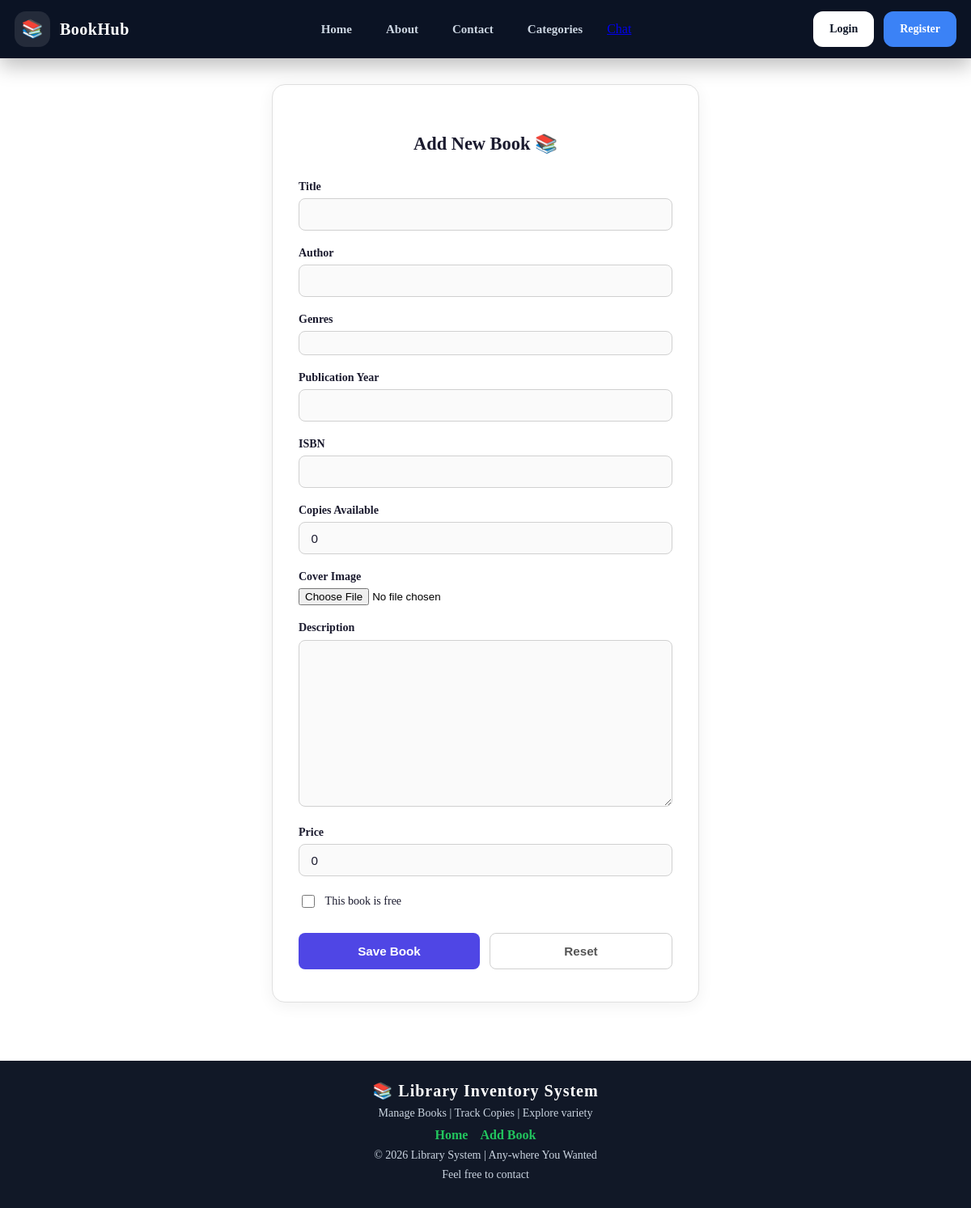
Page /create/ on the earlier database version.
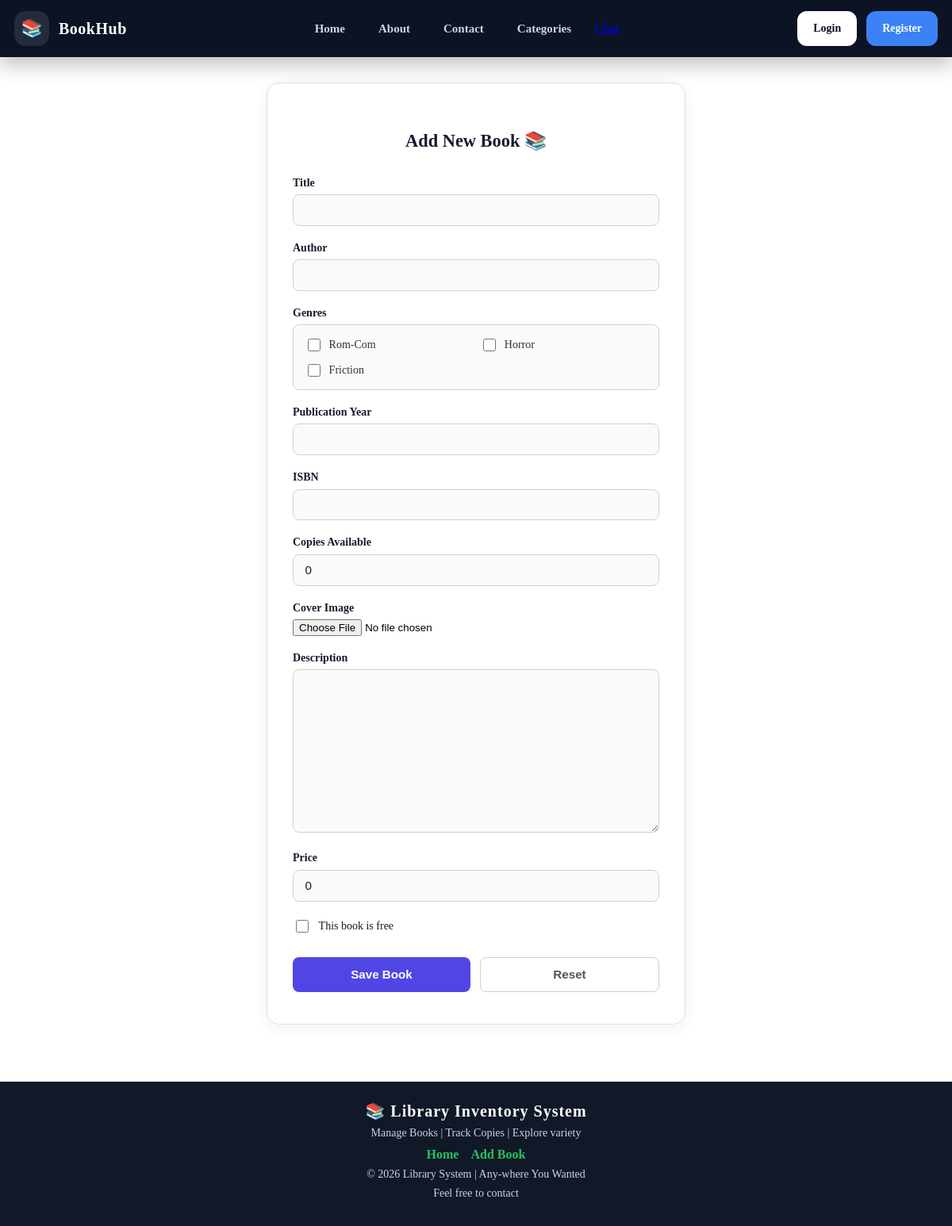
Same page on the later database version.
### book_app/models.py (models this page shows)
class Genre(models.Model):
    name = models.CharField(max_length=50, unique=True)
    def __str__(self):
        return self.name

### book_app/views.py (the view, shortened to what this page needs)
# urls.py: path('create/', create_book, name='create_book_url'),
def create_book(request):
    form = Bookform()
    return render(request, 'book/form.html', {'form': form})

### book_app/forms.py
class Bookform(forms.ModelForm):
    class Meta:
        model = Book
        fields = ['title', 'author', 'genres', 'publication_year', 'isbn',
                  'copies_available', 'cover_image', 'description', 'price', 'is_free']
        widgets = {
            'genres': forms.CheckboxSelectMultiple(),
        }

### templates/book/form.html (shortened to what this page needs)
{% extends 'base.html' %}
{% load static %}
{% block content %}
<div style="max-width:560px; margin:0 auto; padding:2rem 1rem;">
  <div style="background:#ffffff; border:1px solid #e0e0e0; border-radius:16px; padding:2.5rem 2rem; box-shadow:0 4px 20px rgba(0,0,0,0.06);">
    <h2 style="font-size:1.4rem; font-weight:700; text-align:center; color:#1a1a2e; margin-bottom:2rem;">
      {% if form.instance.pk %}Edit Book{% else %}Add New Book{% endif %} 📚
    </h2>
    <form method="POST" enctype="multipart/form-data">
      <div style="margin-bottom:1.25rem;">
        <label style="display:block; font-size:0.875rem; font-weight:600; color:#1a1a2e; margin-bottom:0.4rem;">Title</label>
        <div style="width:100%;">{{ form.title }}</div>
      </div>
      <div style="margin-bottom:1.25rem;">
        <label style="display:block; font-size:0.875rem; font-weight:600; color:#1a1a2e; margin-bottom:0.4rem;">Author</label>
        <div style="width:100%;">{{ form.author }}</div>
      </div>
      <div style="margin-bottom:1.25rem;">
        <label style="display:block; font-size:0.875rem; font-weight:600; color:#1a1a2e; margin-bottom:0.4rem;">Genres</label>
        <div style="border:1px solid #d0d0d0; border-radius:8px; padding:0.85rem; display:grid; grid-template-columns:repeat(2, 1fr); gap:0.6rem; background:#fafafa;">
          {% for checkbox in form.genres %}
            <label style="display:flex; align-items:center; gap:0.5rem; font-size:0.875rem; font-weight:500; color:#333; cursor:pointer;">
              {{ checkbox.tag }} {{ checkbox.choice_label }}
            </label>
          {% endfor %}
        </div>
      </div>
      <div style="margin-bottom:1.25rem;">
        <label style="display:block; font-size:0.875rem; font-weight:600; color:#1a1a2e; margin-bottom:0.4rem;">Publication Year</label>
        <div style="width:100%;">{{ form.publication_year }}</div>
      </div>
      <div style="margin-bottom:1.25rem;">
        <label style="display:block; font-size:0.875rem; font-weight:600; color:#1a1a2e; margin-bottom:0.4rem;">ISBN</label>
        <div style="width:100%;">{{ form.isbn }}</div>
      </div>
      <div style="margin-bottom:1.25rem;">
        <label style="display:block; font-size:0.875rem; font-weight:600; color:#1a1a2e; margin-bottom:0.4rem;">Copies Available</label>
        <div style="width:100%;">{{ form.copies_available }}</div>
      </div>
      <div style="margin-bottom:1.25rem;">
        <label style="display:block; font-size:0.875rem; font-weight:600; color:#1a1a2e; margin-bottom:0.4rem;">Cover Image</label>
        {{ form.cover_image }}
      </div>
      <div style="margin-bottom:1.25rem;">
        <label style="display:block; font-size:0.875rem; font-weight:600; color:#1a1a2e; margin-bottom:0.4rem;">Description</label>
        <div style="width:100%;">{{ form.description }}</div>
      </div>
      <div style="margin-bottom:1.25rem;">
        <label style="display:block; font-size:0.875rem; font-weight:600; color:#1a1a2e; margin-bottom:0.4rem;">Price</label>
        <div style="width:100%;">{{ form.price }}</div>
      </div>
      <div style="display:flex; align-items:center; gap:0.6rem; margin-bottom:1.5rem;">
        {{ form.is_free }}
        <label style="font-size:0.875rem; font-weight:500; color:#1a1a2e;">This book is free</label>
      </div>
      <div style="display:flex; gap:0.75rem; margin-top:1.75rem;">
        <button type="submit" style="flex:1; padding:0.8rem; background:#4f46e5; color:#fff; border:none; border-radius:8px; font-size:0.95rem; font-weight:600; cursor:pointer;">
          Save Book
        </button>
        <button type="reset" style="flex:1; padding:0.8rem; background:#fff; color:#555; border:1px solid #d0d0d0; border-radius:8px; font-size:0.95rem; font-weight:600; cursor:pointer;">
          Reset
        </button>
      </div>
    </form>
  </div>
</div>
{% endblock %}

Differences in the rows shown:
added Genre: choice_label "Rom-Com"
added Genre: choice_label "Horror"
added Genre: choice_label "Friction"
